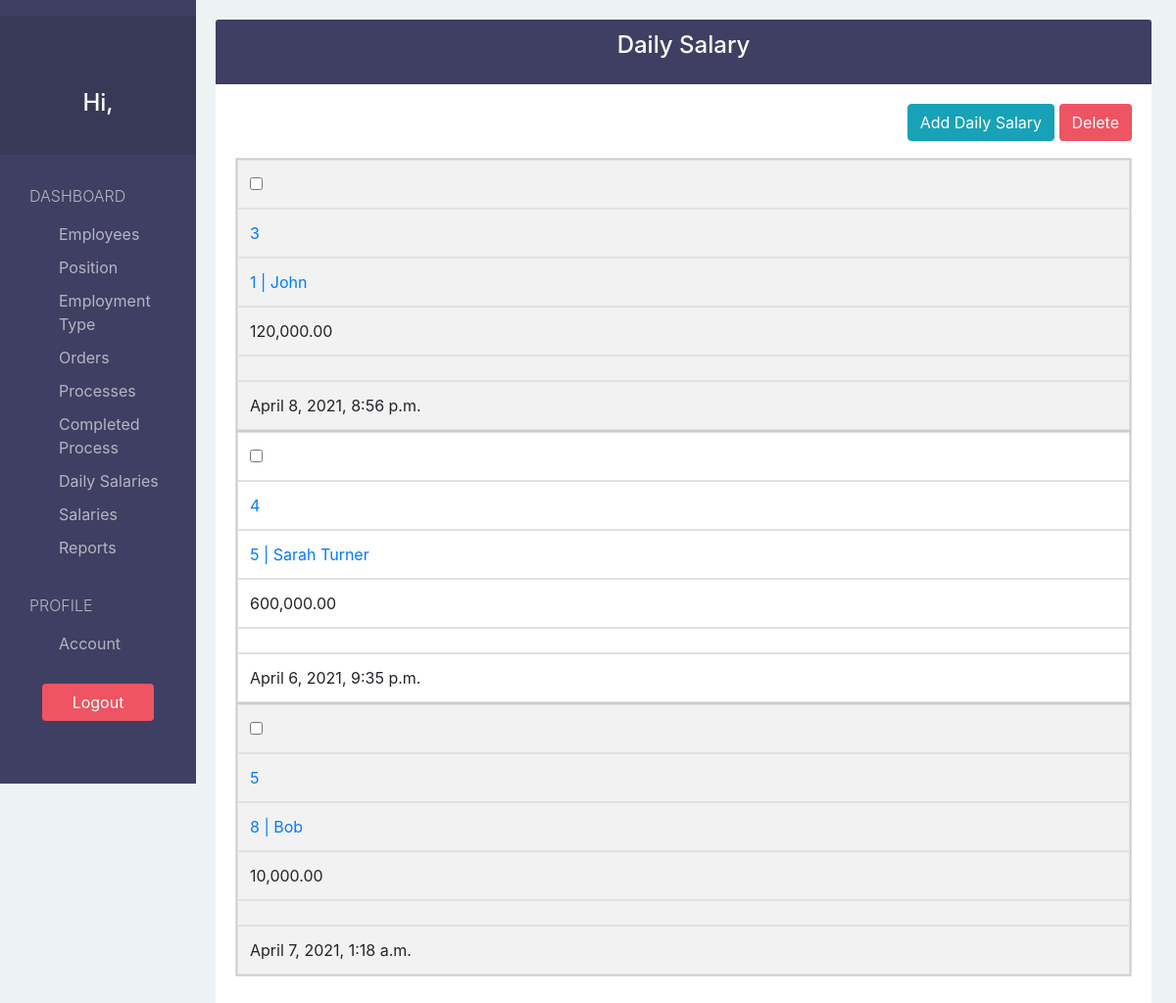
/dailySalary/, run on the app's committed database.
### payrollApp/models.py (models this page shows)
class DailySalary(models.Model):
  employeeID    = models.OneToOneField('Employee', on_delete=models.CASCADE, unique=True)
  dailySalary   = models.DecimalField(decimal_places=2, max_digits=100, validators=[MinValueValidator(0, message="Daily salary can't be less than 0")])
  notes         = models.TextField(blank=True, null=True)
  lastModified  = models.DateTimeField(auto_now=True)

class Employee(models.Model):
  firstName      = models.CharField(max_length=30)
  lastName       = models.CharField(max_length=30, blank=True, null=True)
  phoneNumber    = models.CharField(max_length=15, blank=True, null=True)
  email          = models.CharField(max_length=100, blank=True, null=True)
  address        = models.CharField(max_length=200, blank=True, null=True)
  positionID     = models.ForeignKey('Position', default=None, null=True, on_delete=models.SET_DEFAULT, blank=True)
  employmentTypeID = models.ForeignKey('EmploymentType', default=None, null=True, on_delete=models.SET_DEFAULT, blank=True)
  hireDate       = models.DateTimeField(auto_now_add=True)
  terminationDate= models.DateTimeField(blank=True, null=True)
  notes          = models.TextField(blank=True, null=True)
  def __str__(self):
    if self.lastName:
      return str(self.id)+" | "+self.firstName.capitalize()+" "+self.lastName.capitalize()
    else:
      return str(self.id)+" | "+self.firstName.capitalize()

### payrollApp/views.py (the view)
# urls.py: path('dailySalary/', views.dailySalary_view, name="dailySalary"),
def dailySalary_view(request):
  dailySalaries = DailySalary.objects.all()
  flag   = True
  if not dailySalaries:
    flag=False
  context = {
    'dailySalaries':dailySalaries,
    'flags':flag
  }
  return render(request, 'salary/dailySalary.html', context)

### payrollApp/templatetags/customtags.py (called while the page is built)
@register.filter(name='getID')
def getID(value):
  if value != str('None'):
    return int(value.split("|")[0])
  else:
    return 'None'

### payrollApp/templates/salary/dailySalary.html (shortened to what this page needs)
{% extends 'view_base.html' %}
{% load customtags %}
{% load humanize %}
{% block viewTitle %}Daily Salary{% endblock %}
{% block addBtn %}
<a href="{% url 'create-dailySalary' %}" class="btn btn-info">Add Daily Salary</a>
{% endblock %}
{% block columns %}
  {% if flags %}
  {% block form %}
    <form action="{% url 'delete-dailySalary'%}?next={{ request.path }}" method="POST">{% csrf_token %}
  {% endblock %}
  {% endif %}
{% endblock %}
{% block tbodyContent %}
  {% if not flags %}
  <h3>No Salary Record</h3>
  {% else %}
    {% for dailySalary  in dailySalaries %}
      <tr>
        <td><input type="checkbox" name="selected" value="{{ dailySalary.id }}" id="enableDeleteBtn"></td>
        <td><a href="{% url 'edit-dailySalary' dailySalary.id %}">{{ dailySalary.id }}</a></td>
        <td><a href="{% url 'edit-employee' dailySalary.employeeID|escape|getID %}?next={{ request.path }}">{{ dailySalary.employeeID }}</a></td>
        <td>{{ dailySalary.dailySalary|intcomma }}</td>
        <td>{{ dailySalary.notes|slice:"0:37" }}{% if dailySalary.notes|length > 37 %}...{% endif %}</td>
        <td>{{ dailySalary.lastModified }}</td>
      </tr>
    {% endfor %}
  {% endif %}
{% endblock %}

### payrollApp/static/css/style.css (style rules this page uses)
body { padding-top: 20px; background-color: #EDF2F5; overflow: auto; }

### payrollApp/static/css/tableStyle.css (style rules this page uses)
@media only screen and (max-width: 760px),
(min-device-width: 768px) and (max-device-width: 1024px) { table, thead, tbody, th, td, tr { display: block; } }
@media only screen and (max-width: 760px),
(min-device-width: 768px) and (max-device-width: 1024px) { tr { border: 1px solid #ccc; } }
@media only screen and (max-width: 760px),
(min-device-width: 768px) and (max-device-width: 1024px) { td { border: none; border-bottom: 1px solid #eee; position: relative; padding-left: 50%; } }
@media only screen and (max-width: 760px),
(min-device-width: 768px) and (max-device-width: 1024px) { td:before { position: absolute; top: 6px; left: 6px; width: 45%; padding-right: 10px; white-space: nowrap; } }

### data on the page
DailySalary: id "3", employeeID "1 | John", dailySalary "120,000.00", lastModified "April 8, 2021, 8:56 p.m."
DailySalary: id "4", employeeID "5 | Sarah Turner", dailySalary "600,000.00", lastModified "April 6, 2021, 9:35 p.m."
DailySalary: id "5", employeeID "8 | Bob", dailySalary "10,000.00", lastModified "April 7, 2021, 1:18 a.m."
